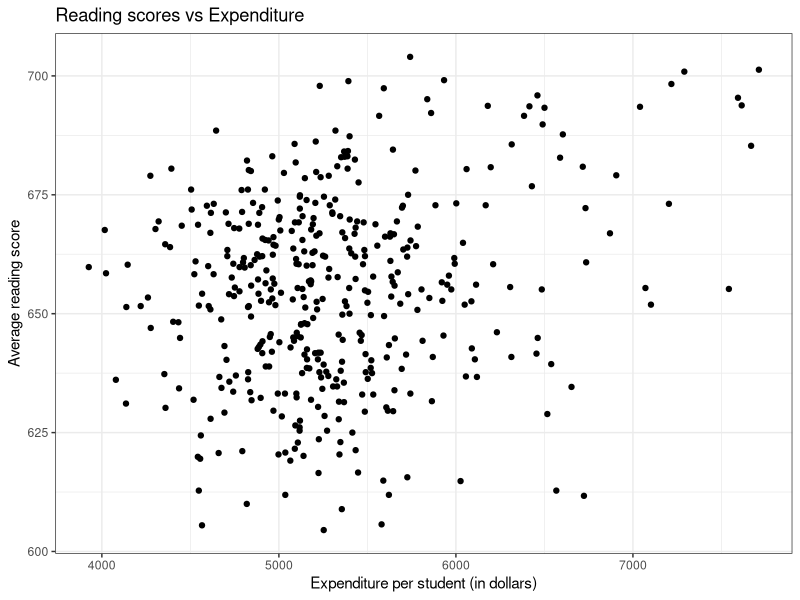
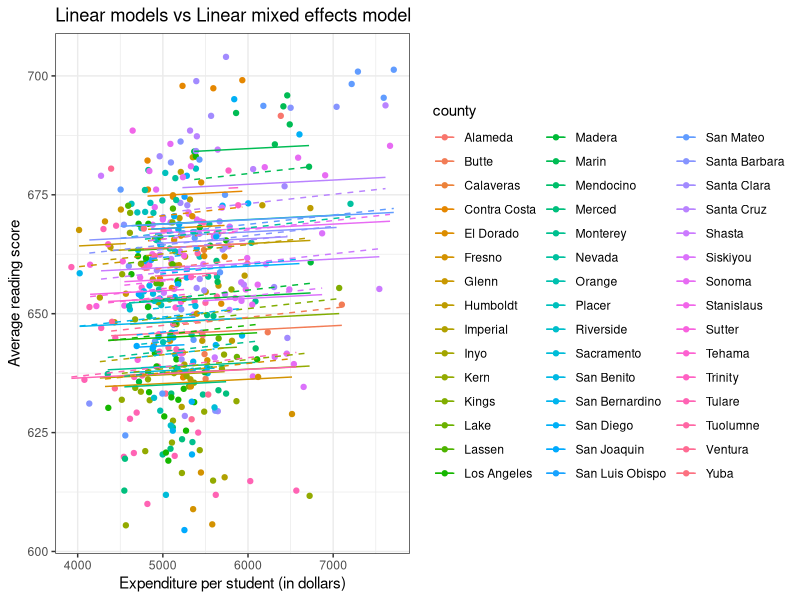
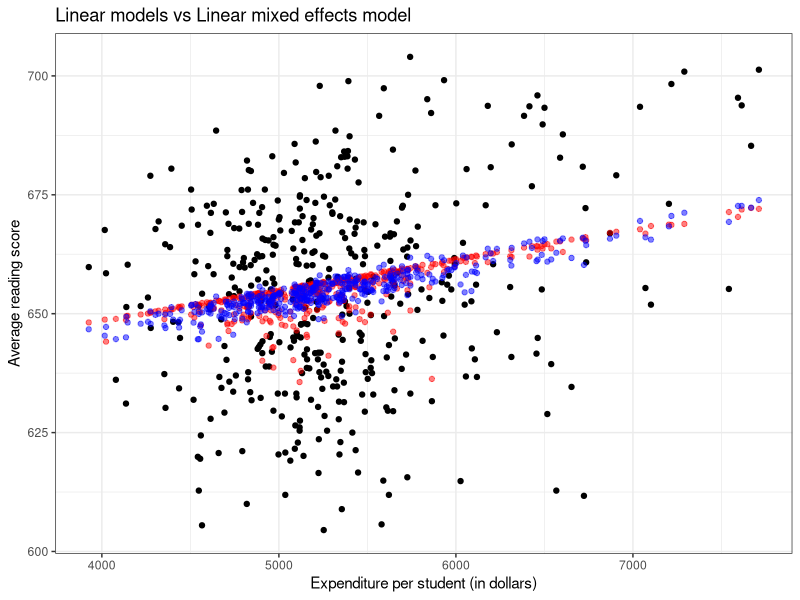
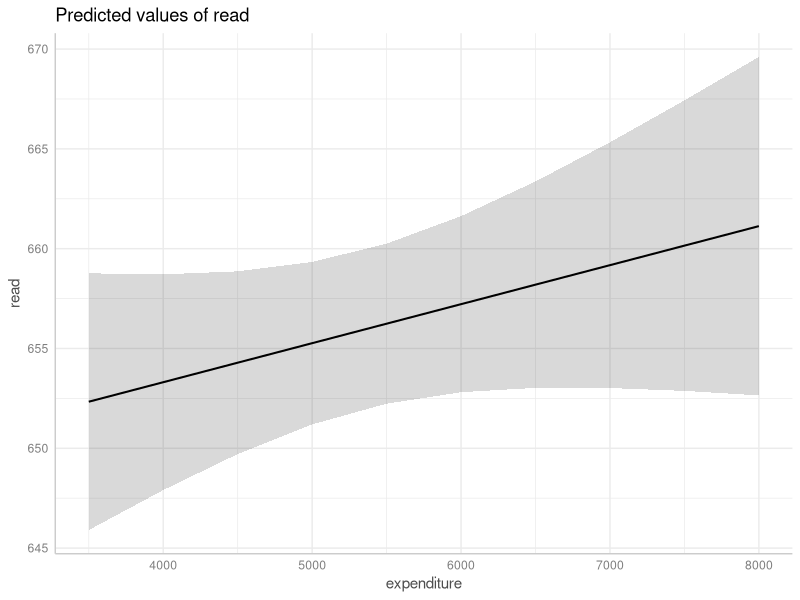
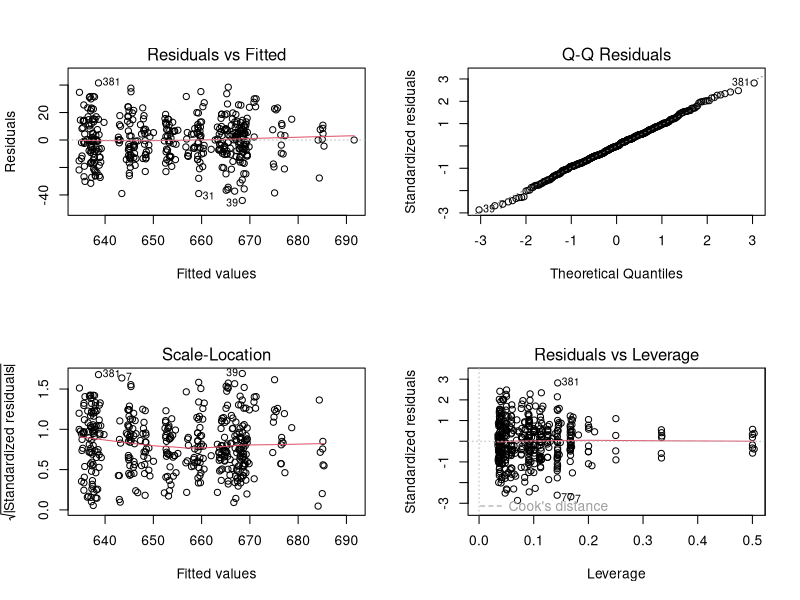
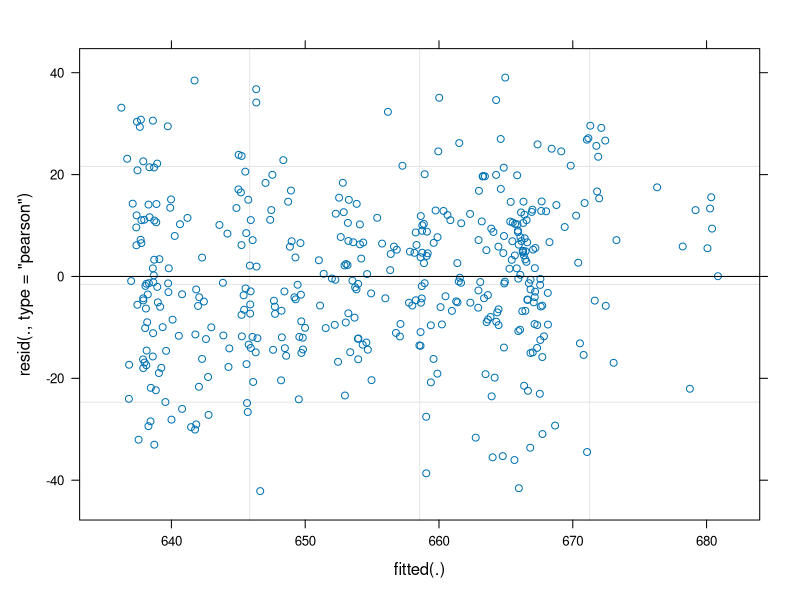
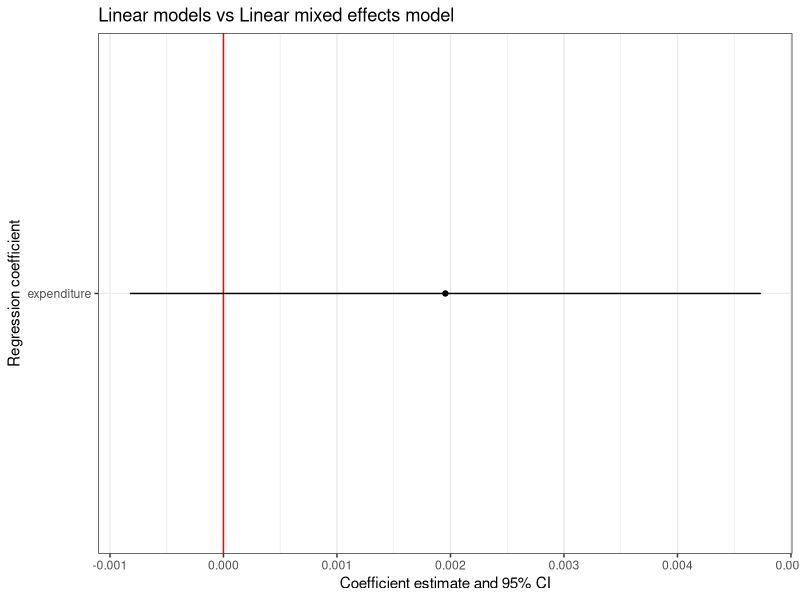
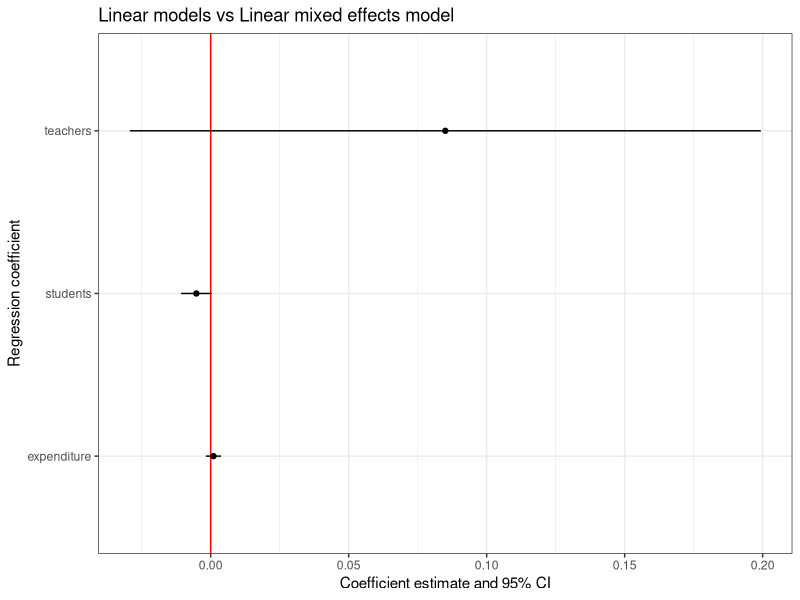

Reproduce these figures in R, in order. (Note: this script raises an error after producing the figures.)
## ---- chunk 1
if (!require(AER)) install.packages('AER')
library(AER)
library(ggplot2)

data("CASchools")

# Plotting the data
ggplot(CASchools, aes(expenditure, read)) + geom_point() +
  theme_bw() + labs(title = "Reading scores vs Expenditure",
                    x = "Expenditure per student (in dollars)",
                    y = "Average reading score")
## ---- chunk 2
if (!require(broom)) install.packages('broom')
library(AER)
library(broom)

data("CASchools")

# Building a linear model
model_lm <- lm(read ~ expenditure, data = CASchools)

# Extracting coefficients from the model
tidy(model_lm)
## ---- chunk 3
library(AER)
library(broom)

data("CASchools")

# Building a linear model
model_lm <- lm(read ~ expenditure + county, data = CASchools)

# Extracting coefficients from the model
tidy(model_lm)
## ---- chunk 4
#| include: true

library(AER)
library(broom)

data("CASchools")

# Building a linear model
model_lm <- lm(read ~ expenditure + county - 1, data = CASchools)

# Extracting coefficients from the model
tidy(model_lm)
## ---- chunk 5
#| include: true

if (!require(lme4)) install.packages('lme4')
if (!require(broom.mixed)) install.packages('broom.mixed')
library(lme4)
library(broom.mixed)
library(AER)

data("CASchools")

# Building a linear mixed effects model
model_lmer <- lmer(read ~ expenditure + (1 | county), data = CASchools)

# Extracting coefficients from the model
tidy(model_lmer)
## ---- chunk 6
county_variance = 138.5
residual_variance = 253.7
total_variance = county_variance + residual_variance

# Calculating the percentage of variance of county to the total variance
county_variance / total_variance
## ---- chunk 7
# Extracting the coefficients of the fixed effects
fixef(model_lmer)
## ---- chunk 8
# Extracting the coefficients of the fixed effects
ranef(model_lmer)
## ---- chunk 9
# Calculating the confidence intervals of the fixed effects
confint(model_lmer)
## ---- chunk 10
library(broom)
library(broom.mixed)

# Calculating the estimates and the confidence intervals of the model
tidy(model_lmer, conf.int = T)
## ---- chunk 11
#| include: true

library(lme4)
library(broom.mixed)
library(AER)

data("CASchools")

# Building a linear mixed effects model using random slope and random intercept
model_lmer2 <- lmer(read ~ expenditure + (students | county), data = CASchools)

# Extracting coefficients from the model
summary(model_lmer2)
## ---- chunk 12
ranef(model_lmer2)
## ---- chunk 13
library(lme4)
library(broom.mixed)
library(AER)

data("CASchools")

# Building a linear mixed effects model (no correlation between random effects)
model_lmer3 <- lmer(read ~ expenditure + (students || county), data = CASchools)

# Extracting coefficients from the model
summary(model_lmer3)
## ---- chunk 14
library(lme4)
library(broom.mixed)
library(AER)

data("CASchools")

# Rescaling expenditure values
CASchools_scaled <- CASchools
CASchools_scaled$expenditure_scaled <- scale(CASchools_scaled$expenditure)

# Building a linear mixed effects model (same fixed and random effect)
model_lmer4 <- lmer(read ~ expenditure + (expenditure | county), data = CASchools)

# Extracting coefficients from the model
summary(model_lmer4)
## ---- chunk 15
library(lme4)
library(AER)
library(dplyr)
library(ggplot2)

data("CASchools")

# Building a linear model
model_lm <- lm(read ~ expenditure + county, data = CASchools)

# Building a linear mixed effects model
model_lmer <- lmer(read ~ expenditure + (1 | county), data = CASchools)

# Saving predicted values for each model
data <- CASchools %>% mutate(predicted_lm = predict(model_lm),
                             predicted_lmer = predict(model_lmer))

# Plotting the predicted values as lines
ggplot(data, aes(x = expenditure, y = read, color = county)) +
  geom_point() +
  geom_line(aes(x = expenditure, y = predicted_lm)) +
  geom_line(aes(x = expenditure, y = predicted_lmer), linetype = 'dashed') +
  labs(title = "Linear models vs Linear mixed effects model",
       x = "Expenditure per student (in dollars)",
       y = "Average reading score") +
  theme_bw()

## ---- chunk 16
library(lme4)
library(AER)
library(dplyr)
library(ggplot2)

data("CASchools")

# Building a linear model
model_lm <- lm(read ~ expenditure + teachers, data = CASchools)

# Building a linear mixed effects model
model_lmer <- lmer(read ~ expenditure + (1 | teachers), data = CASchools)

# Saving predicted values for each model
data <- CASchools %>% mutate(predicted_lm = predict(model_lm),
                             predicted_lmer = predict(model_lmer))

# Plotting the predicted values as points
ggplot(data, aes(x = expenditure, y = read)) +
  geom_point() +
  geom_point(data = data,
             aes(x = expenditure, y = predicted_lm),
             color = "red", alpha = 0.5) +
  geom_point(data = data,
             aes(x = expenditure, y = predicted_lmer),
             color = 'blue', alpha = 0.5) +
  labs(title = "Linear models vs Linear mixed effects model",
       x = "Expenditure per student (in dollars)",
       y = "Average reading score") +
  theme_bw()

## ---- chunk 17
if (!require(ggeffects)) install.packages('ggeffects')
library(lme4)
library(AER)
library(ggeffects)

data("CASchools")

# Building a linear mixed effects model
model_lmer <- lmer(read ~ expenditure + (1 | county), data = CASchools)

# Predicting values
model_lmer_predict <- ggpredict(model_lmer, terms = c("expenditure"))

# Plotting the model
plot(model_lmer_predict)
## ---- chunk 18
library(lme4)
library(AER)
library(dplyr)
library(ggplot2)

data("CASchools")

# Building a linear model
model_lm <- lm(read ~ expenditure + county, data = CASchools)

# Building a linear mixed effects model
model_lmer <- lmer(read ~ expenditure + (1 | county), data = CASchools)

# Plotting the linear model diagnostics
par(mfrow=c(2,2))
plot(model_lm)

# Plotting the linear mixed effects model diagnostics (just the residuals actually)
plot(model_lmer)
## ---- chunk 19
library(lme4)
library(AER)
library(broom)
library(broom.mixed)
library(ggplot2)

data("CASchools")

# Building a linear mixed effects model
model_lmer <- lmer(read ~ expenditure + (1 | county), data = CASchools)

# Extracting the coefficients
model_lmer_coef <- tidy(model_lmer, conf.int = T)
model_lmer_coef1 <- model_lmer_coef %>% 
  filter(effect == "fixed" & term != "(Intercept)")

# Plotting the 95% CI
model_lmer_conf <- ggplot(model_lmer_coef1, aes(x = term, y = estimate,
                             ymin = conf.low, ymax = conf.high)) +
  geom_hline(yintercept = 0, color = 'red') + 
  geom_point() +
  geom_linerange() +
  coord_flip() +
  labs(title = "Linear models vs Linear mixed effects model",
       x = "Regression coefficient",
       y = "Coefficient estimate and 95% CI") +
  theme_bw()

model_lmer_conf
## ---- chunk 20
library(lme4)
library(AER)
library(broom)
library(broom.mixed)
library(ggplot2)

data("CASchools")

# Building a linear mixed effects model
model_lmer <- lmer(read ~ expenditure + teachers + students + (1 | county),
                   data = CASchools)

# Extracting the coefficients
model_lmer_coef <- tidy(model_lmer, conf.int = T)
model_lmer_coef1 <- model_lmer_coef %>% 
  filter(effect == "fixed" & term != "(Intercept)")

# Plotting the 95% CI
model_lmer_conf <- ggplot(model_lmer_coef1, aes(x = term, y = estimate,
                             ymin = conf.low, ymax = conf.high)) +
  geom_hline(yintercept = 0, color = 'red') + 
  geom_point() +
  geom_linerange() +
  coord_flip() +
  labs(title = "Linear models vs Linear mixed effects model",
       x = "Regression coefficient",
       y = "Coefficient estimate and 95% CI") +
  theme_bw()

model_lmer_conf
## ---- chunk 21
if (!require(lmerTest)) install.packages('lmerTest')
library(lmerTest)
library(AER)

data("CASchools")

# Building a linear mixed effects model
model_lmer <- lmer(read ~ expenditure + teachers + students + (1 | county),
                   data = CASchools)

# Printing model summary
summary(model_lmer)
## ---- chunk 22
library(lme4)
library(AER)

data("CASchools")

# Building a linear mixed effects model with only random effect (null model)
model_lmer_null <- lmer(read ~ (1 | county),
                   data = CASchools)

# Building a linear mixed effects model with fixed effect
model_lmer_teacher <- lmer(read ~ teachers + (1 | county),
                   data = CASchools)

# Comparing models using ANOVA
anova(model_lmer_null, model_lmer_teacher)
## ---- chunk 23
library(ggplot2)
library(AER)

data("CreditCard")

# Plotting the data
ggplot(CreditCard, aes(income, card, col = owner)) +
  geom_jitter(width = 0, height = 0.05) +
  labs(title = "Does income affect the success in accepting a credit card application?",
       x = "Yearly income (in USD 10,000)",
       y = "Was the application for a credit card accepted?") +
  theme_bw()

## ---- chunk 24
library(lme4)
library(AER)

data("CreditCard")

# Building a logistic mixed effects model
model_glmer_logistic <- glmer(card ~ income + (1 | owner), family = "binomial",
                           data = CreditCard)

# Printing the summary of the model
summary(model_glmer_logistic)
## ---- chunk 25
library(lme4)
library(broom)
library(broom.mixed)
library(AER)

data("CreditCard")

# Building a logistic mixed effects model
model_glmer_logistic <- glmer(card ~ income + (1 | owner), family = "binomial",
                           data = CreditCard)

# Extracting the odds ratios
tidy(model_glmer_logistic, exponentiate = T)
## ---- chunk 26
library(lme4)
library(ggeffects)
library(AER)

data("CreditCard")

# Building a logistic mixed effects model
model_glmer_logistic <- glmer(card ~ income + (1 | owner), family = "binomial",
                           data = CreditCard)

# Predicting values
model_glmer_logistic_predict <- ggpredict(model_glmer_logistic, "income")

# Plotting the model
plot(model_glmer_logistic_predict)
## ---- chunk 27
library(ggplot2)
library(AER)

data("RecreationDemand")

# Plotting the data
ggplot(RecreationDemand, aes(income, trips, col = ski)) + 
  geom_jitter(width = 0.05, height = 0) +
  labs(title = "Does income affect the number of recreational boating trips?",
       x = "Annual household income of the respondent (in 1,000 USD)",
       y = "Number of recreational boating trips") +
  theme_bw()

## ---- chunk 28
library(lme4)
library(AER)

data("RecreationDemand")

# Building a poisson mixed effects model
model_glmer_poisson <- glmer(trips ~ income + (1 | ski), family = "poisson",
                           data = RecreationDemand)

# Printing the summary of the model
summary(model_glmer_poisson)
## ---- chunk 29
library(lme4)
library(ggeffects)
library(AER)

data("RecreationDemand")

# Building a poisson mixed effects model
model_glmer_poisson <- glmer(trips ~ income + (1 | ski), family = "poisson",
                           data = RecreationDemand)

# Predicting values
model_glmer_poisson_predict <- ggpredict(model_glmer_poisson,
                                         terms = c("income", "ski"))

# Plotting the model
plot(model_glmer_poisson_predict)
## ---- chunk 30
if (!require(datasets)) install.packages('datasets')
library(datasets)
library(ggplot2)

data("sleep")

# Plotting the graph
ggplot(sleep, aes(group, extra, group = ID)) + geom_line() +
  labs(title = "Effect of two soporific drugs on sleep in 10 patients",
       x = "Drug group",
       y = "Increase in hours of sleep compared to control") +
  theme_bw()
## ---- chunk 31
library(datasets)

data("sleep")

# Performing a paired t.test
t.test(extra ~ group, paired = T, data = sleep)
## ---- chunk 32
library(datasets)

data("sleep")

# Building a linear mixed effect model
summary(lmer(extra ~ group + (1 | ID), data = sleep))
## ---- chunk 33
library(datasets)

data("sleep")

# Building a linear mixed effects model
sleep_model <- lmer(extra ~ group + (1 | ID), data = sleep)

# Performing a ANOVA
anova(sleep_model)
## ---- chunk 34
#| echo: false
Sys.time()
